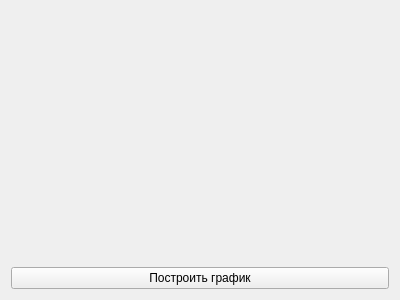
<?xml version="1.0" encoding="UTF-8"?>
<ui version="4.0">
 <class>Graph</class>
 <widget class="QWidget" name="Graph">
  <property name="geometry">
   <rect>
    <x>0</x>
    <y>0</y>
    <width>400</width>
    <height>300</height>
   </rect>
  </property>
  <property name="windowTitle">
   <string>Form</string>
  </property>
  <layout class="QGridLayout" name="gridLayout">
   <item row="0" column="0">
    <widget class="QCustomPlot" name="widget" native="true"/>
   </item>
   <item row="1" column="0">
    <widget class="QPushButton" name="status_graph">
     <property name="text">
      <string>Построить график</string>
     </property>
    </widget>
   </item>
  </layout>
 </widget>
 <customwidgets>
  <customwidget>
   <class>QCustomPlot</class>
   <extends>QWidget</extends>
   <header>../qcustomplot/qcustomplot.h</header>
   <container>1</container>
  </customwidget>
 </customwidgets>
 <resources/>
 <connections/>
</ui>
